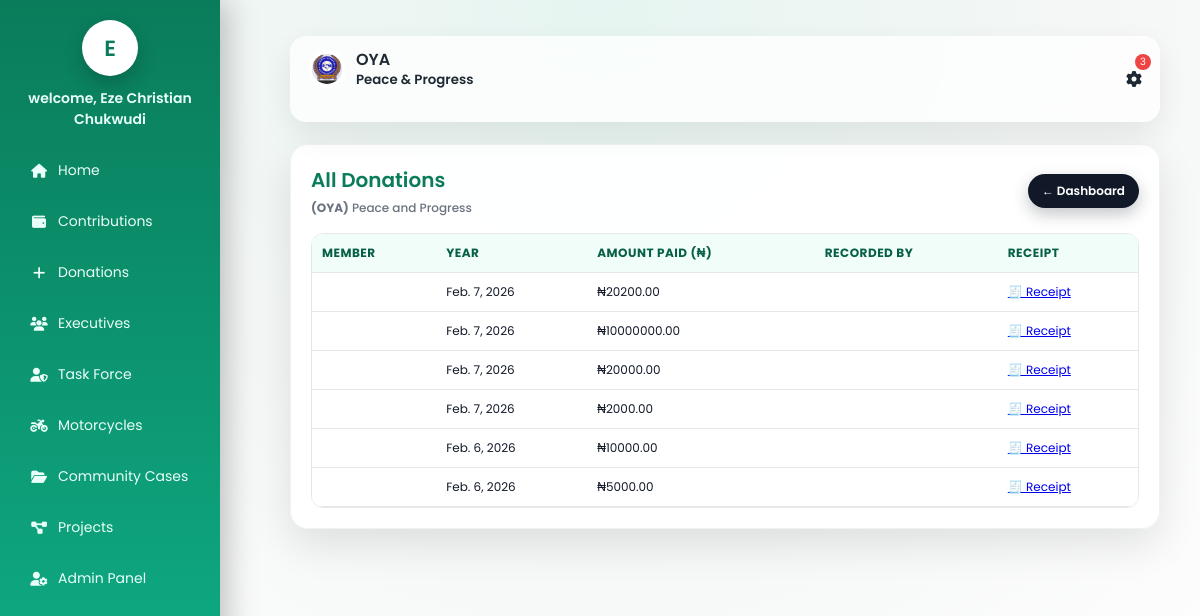
Screenshot of /donation/ (signed in) with the database file from the repository.
### accounts/models.py (models this page shows, shortened)
class Member(models.Model):
    ROLE_CHOICES = [
        ('admin', 'Admin'),
        ('executive', 'Executive'),
        ('member', 'Floor Member'),
    ]
    STATUS_CHOICES = [
        ('active', 'Active'),
        ('inactive', 'Inactive'),
        ('suspended', 'Suspended'),
    ]
    serial_number = models.CharField(max_length=20, unique=True)
    full_name = models.CharField(max_length=200)
    phone_number = models.CharField(max_length=20)
    gender = models.CharField(max_length=10)
    age = models.PositiveIntegerField()
    role = models.CharField(max_length=20, choices=ROLE_CHOICES)
    executive_position = models.CharField(max_length=100, null=True, blank=True)
    status = models.CharField(max_length=20, choices=STATUS_CHOICES)
    year_joined = models.PositiveIntegerField()
    password = models.CharField(max_length=128)  # hashed later
    created_at = models.DateTimeField(auto_now_add=True)

### finance/models.py (models this page shows, shortened)
class Income(models.Model):
    date = models.DateField(auto_now_add=True)
    title = models.CharField(max_length=200)
    sender_name = models.CharField(max_length=200)
    sender_id = models.CharField(max_length=50)
    member = models.ForeignKey(
        Member,
        on_delete=models.SET_NULL,
        null=True,
        blank=True,
        related_name='received_incomes'  # 👈 FIX
    )
    amount = models.DecimalField(max_digits=12, decimal_places=2)
    recorded_by = models.ForeignKey(
        Member,
        on_delete=models.SET_NULL,
        null=True,
        related_name='incomes_recorded'  # 👈 FIX
    )

### accounts/decorators.py (the view)
    def wrapper(request, *args, **kwargs):
        if not request.session.get('member_id'):
            return redirect('login')
        return view_func(request, *args, **kwargs)

### finance/views.py (called while the page is built)
@login_required
def donation_list(request):
    member = Member.objects.get(id=request.session['member_id'])
    announcements_count = Announcement.objects.filter(is_active=True).count()
    minutes_count = MeetingMinute.objects.count()
    donation = Income.objects.select_related('member').order_by('-date')
    return render(request, 'finance/donation_list.html', {
        'donation': donation,
        'member': member,
        'announcements_count': announcements_count,
        'minutes_count': minutes_count,
    })

### finance/templates/finance/donation_list.html (shortened to what this page needs)
{% load static %}
<!DOCTYPE html>
<html lang="en">
<head>
  <link rel="stylesheet" href="https://cdnjs.cloudflare.com/ajax/libs/font-awesome/6.5.0/css/all.min.css">
    <link rel="stylesheet" href="{% static 'finance/css/styles.css' %}">
</head>
<body>
	<aside class="sidebar" id="sidebar">
		<div class="brand">
			<a href="{% url 'dashboard' %}" style="text-decoration: none;"><div class="avatar">{{ member.full_name|slice:":1" }}</div></a>
		</div>
		<strong>welcome, {{ member.full_name }}</strong>
		<nav class="menu">
			<a href="{% url 'dashboard' %}"><i class="fa fa-home"></i> Home</a>
			<a href="{% url 'contributions_list' %}"><i class="fa fa-wallet"></i> Contributions</a>
			<a href="{% url 'donation_list' %}"><i class="fa fa-plus"></i> Donations</a>
			<a href="{% url 'executives_list' %}"><i class="fa fa-users"></i> Executives</a>
			<a href="{% url 'taskforce_list' %}"><i class="fa fa-user-shield"></i> Task Force</a>
			<a href="{% url 'motorcycles_list' %}"><i class="fa fa-motorcycle"></i> Motorcycles</a>
			<a href="{% url 'cases_list' %}"><i class="fa fa-folder-open"></i> Community Cases</a>
			<a href="{% url 'projects_list' %}"><i class="fa fa-diagram-project"></i> Projects</a>
			{% if request.session.member_role == 'admin' %}
			<a href="{% url 'admin_dashboard' %}"><i class="fa fa-user-cog"></i> Admin Panel</a>
			{% endif %}
		</nav>
	</aside>
  <main class="main">
   <div class="topbar">
  <div class="left-top">
    <div class="brand">
      <img src="{% static 'finance/images/oya logo.jpeg' %}" alt="OYA Logo">
      <span>
        OYA<br>
        <small>Peace & Progress</small>
      </span>
    </div>
  </div>
  <div class="actions">
    <div class="profile" onclick="toggleProfile()">
      <span class="badge-noty">
        {{ announcements_count|add:minutes_count }}
      </span>
      <i class="fa fa-cog"></i>
    </div>
  </div>
</div>
  <div class="container">
    <div class="header">
      <div class="title">
        <h2>All Donations</h2>
        <p><strong>(OYA)</strong>
          Peace and Progress</p>
      </div>
      <div class="actions">
        <a href="{% url 'dashboard' %}" class="btn secondary">← Dashboard</a>
      </div>
    </div>
    <div class="table-wrap">
      <table>
        <thead>
          <tr>
            <th>Member</th>
            <th>Year</th>
            <th>Amount Paid (₦)</th>
            <th>Recorded By</th>
            <th>Receipt</th>
          </tr>
        </thead>
        <tbody>
          {% for c in donation %}
          <tr>
            <td>{{ c.member.full_name }}</td>
            <td>{{ c.date }}</td>
            <td>₦{{ c.amount }}</td>
            <td>{{ c.recorded_by.full_name }}</td>
            <td>
  <a href="{% url 'income_receipt' c.id %}" target="_blank">🧾 Receipt</a>
</td>
          </tr>
          {% empty %}
          <tr>
            <td colspan="5" style="text-align:center; padding:16px; color:#6b7280;">
              No No donations recorded yet.
            </td>
          </tr>
          {% endfor %}
        </tbody>
      </table>
    </div>
  </div>
    </main>
</body>
</html>

### finance/static/finance/css/styles.css (style rules this page uses)
:root { --primary: #0a7c5b; --bg: #f5f7f6; --card: #ffffff; --text: #1f2933; --muted: #6b7280; --shadow: 0 10px 25px rgba(0,0,0,.08); --radius: 16px; }
* { box-sizing: border-box; }
body { margin: 0; font-family: 'Poppins', sans-serif; background: var(--bg); color: var(--text); min-height: 100vh; display: flex; }
.sidebar { width:220px; background:linear-gradient(180deg,#0a7c5b,#0fb38a); color:#eafff9; padding:20px 18px; position:fixed; inset:0 auto 0 0; z-index:1000; box-shadow:6px 0 30px rgba(0,0,0,.25); transition:transform .3s ease; }
.sidebar .brand { display:flex; justify-content:center; margin-bottom:12px; }
.sidebar .avatar { width:56px; height:56px; border-radius:50%; background:#fff; color:#0a7c5b; display:grid; place-items:center; font-size:22px; font-weight:600; box-shadow:0 8px 20px rgba(0,0,0,.2); }
.sidebar strong { display:block; text-align:center; margin-top:8px; font-weight:600; font-size:14px; }
.menu { margin-top:12px; }
.menu a { display:flex; align-items:center; gap:12px; padding:11px 14px; border-radius:12px; color:#eafff9; text-decoration:none; font-size:14px; margin-bottom:6px; }
.menu a i { width:18px; text-align:center; }
.brand { display: flex; align-items: center; gap: 10px; margin-bottom: 20px; }
.brand img { width: 42px; height: 42px; object-fit: contain; border-radius: 50%; background: #fff; padding: 4px; }
.brand span { font-weight: 600; font-size: 16px; line-height: 1.2; }
.menu a { display: flex; align-items: center; gap: 10px; padding: 12px; border-radius: 10px; text-decoration: none; color: #eafff9; margin-bottom: 6px; }
.main { margin-left: 250px; width: 100%; padding: 16px 20px 30px; }
.topbar { position:sticky; top:0; display:flex; justify-content:space-between; align-items:center; padding:14px 18px; margin-bottom:22px; background:rgba(255,255,255,.75); backdrop-filter:blur(10px); border-radius:16px; box-shadow:0 12px 30px rgba(0,0,0,.08); z-index:50; }
.left-top { display: flex; align-items: center; gap: 10px; }
.topbar .brand { display:flex; align-items:center; gap:10px; }
.topbar .brand img { width:38px; height:38px; border-radius:50%; background:#fff; padding:4px; }
.actions { display: flex; align-items: center; gap: 10px; position: relative; z-index: 60; }
.badge-noty { position: absolute; top: -17px; right: -9px; background: #ef4444; color: #fff; font-size: 10px; border-radius: 50%; padding: 0px 5px; }
.profile { cursor:pointer; display:flex; align-items:center; gap:8px; }
.avatar { width: 32px; height: 32px; border-radius: 50%; background: linear-gradient(135deg, #0a7c5b, #0fb38a); color: #fff; display: grid; place-items: center; font-weight: 600; }
.btn { background: #fff; color: #0a7c5b; border-radius: 10px; padding: 10px 14px; text-decoration: none; font-weight: 600; border: none; cursor: pointer; }

### finance/templates/finance/donation_list.html (style rules this page uses)
* { box-sizing: border-box; }
body { margin: 0; min-height: 100vh; font-family: 'Poppins', sans-serif; background: radial-gradient(circle at top, #e6f5f1, #f5f7f6, #ffffff); padding: 20px; }
.container { max-width: 1050px; margin: auto; background: rgba(255,255,255,0.95); backdrop-filter: blur(6px); padding: 20px; border-radius: 18px; box-shadow: 0 16px 40px rgba(0,0,0,0.1); border: 1px solid #eef2f7; }
.header { display: flex; justify-content: space-between; align-items: center; flex-wrap: wrap; gap: 10px; margin-bottom: 16px; }
.title h2 { margin: 0; color: #0a7c5b; font-weight: 600; font-size: 20px; }
.title p { margin: 4px 0 0; font-size: 12px; color: #6b7280; font-weight: 500; }
.actions { display: flex; gap: 8px; flex-wrap: wrap; }
.btn { padding: 8px 14px; border-radius: 999px; background: linear-gradient(135deg, #0a7c5b, #0fb38a); color: white; font-size: 12px; font-weight: 600; text-decoration: none; border: none; cursor: pointer; box-shadow: 0 6px 16px rgba(10, 124, 91, 0.25); transition: 0.15s ease; }
.btn.secondary { background: #111827; box-shadow: 0 6px 16px rgba(17, 24, 39, 0.25); }
.table-wrap { overflow-x: auto; border-radius: 12px; border: 1px solid #e5e7eb; }
table { width: 100%; border-collapse: collapse; min-width: 800px; background: #fff; }
thead { background: #f0fdf9; }
th { padding: 10px; text-align: left; font-size: 12px; color: #065f46; text-transform: uppercase; letter-spacing: 0.04em; border-bottom: 1px solid #e5e7eb; }
td { padding: 10px; font-size: 12px; border-bottom: 1px solid #e5e7eb; color: #111827; white-space: nowrap; }

### rows the page displays
Member: full_name "E", full_name "Eze Christian Chukwudi"
Income: date "Feb. 7, 2026", amount "20200.00"
Income: date "Feb. 7, 2026", amount "10000000.00"
Income: date "Feb. 7, 2026", amount "20000.00"
Income: date "Feb. 7, 2026", amount "2000.00"
Income: date "Feb. 6, 2026", amount "10000.00"
Income: date "Feb. 6, 2026", amount "5000.00"

### other values shown
{{ announcements_count|add:minutes_count }} "3"
